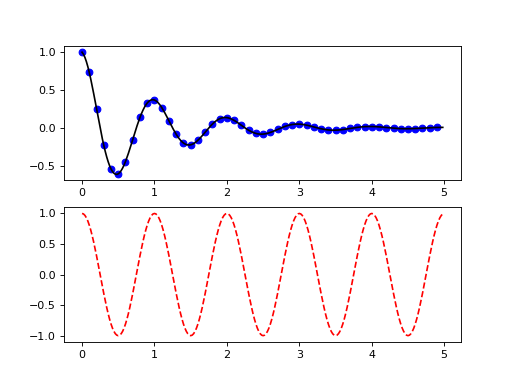

Recreate this plot in Python.
import numpy as np
import matplotlib.pyplot as plt

def f(t):
    return np.exp(-t) * np.cos(2*np.pi*t)

t1 = np.arange(0.0, 5.0, 0.1)
t2 = np.arange(0.0, 5.0, 0.02)

plt.subplot(211)
plt.plot(t1, f(t1), "bo")
plt.plot(t2, f(t2), "k")

plt.subplot(212)
plt.plot(t2, np.cos(2*np.pi*t2), "r--")
plt.show()
